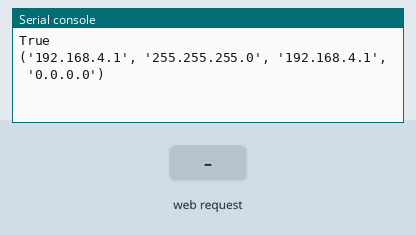
A program run on a simulated ESP32 board running MicroPython. On the bench: the last lines printed to the serial console. Inputs (shaded band) come from the test bench. The board's own WiFi access point starts at once; the interpreter's speed is modelled, so counts of loop turns are approximate; outgoing connections fail. At 7.8 s the program stops and its outputs stay as they are.

Above: at 1.2 s.
1.3 s: HTTP request GET /?firstname received
At 1.7 s:
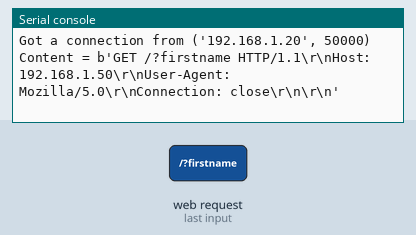
At 2.5 s:
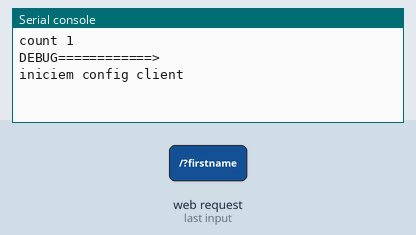

Measured:
- after the input at 1.3 s, the serial console: prints a new line at once (image 1)

The program:

ncap_pepe.py
```python
#Universitat de Barcelona. Domotica
#2019
#Authors:
#         Alvaro Baucells Costa
#         Arnau Vicente Puiggros - GitHub: @arnaudeveloper

import network
import machine
import socket
import utime
import struct

s=None
data=''
essid='NCAP'
password='esp32ibz'

def init():
  global TIM1_NAME
  global Channel1_TIM1_NAME
  global Units_Channel1_TIM1_NAME
  global Value_Channel1_TIM1_NAME
  global Channel2_TIM1_NAME
  global Units_Channel2_TIM1_NAME
  global Value_Channel2_TIM1_NAME
  global TIM2_NAME
  global Channel1_TIM2_NAME
  global Units_Channel1_TIM2_NAME
  global Value_Channel1_TIM2_NAME
  global Channel2_TIM2_NAME
  global Units_Channel2_TIM2_NAME
  global Value_Channel2_TIM2_NAME

  TIM1_NAME="TIM1_NAME"
  Channel1_TIM1_NAME="NAME1"
  Units_Channel1_TIM1_NAME="NAME1"
  Value_Channel1_TIM1_NAME="NAME1"
  Channel2_TIM1_NAME="NAME1"
  Units_Channel2_TIM1_NAME="NAME1"
  Value_Channel2_TIM1_NAME="NAME1"
  TIM2_NAME="NAME1"
  Channel1_TIM2_NAME="NAME1"
  Units_Channel1_TIM2_NAME="NAME1"
  Value_Channel1_TIM2_NAME="NAME1"
  Channel2_TIM2_NAME="NAME1"
  Units_Channel2_TIM2_NAME="NAME1"

  Value_Channel2_TIM2_NAME="NAME1"

def web_page():
  html = """
  <html>
    <head> <title>ESP Web Server</title> <meta name="viewport" content="width=device-width, initial-scale=1">
    <link rel="icon" href="data:,">
      <style>html{font-family: Helvetica; display:inline-block; margin: 0px auto; text-align: center;}
    				h1{color: #0F3376; padding: 2vh;}p{font-size: 1.5rem;}
        			.button{display: inline-block; background-color: #e7bd3b; border: none;border-radius: 4px; color:white; padding: 16px 40px; text-decoration: none; font-size: 30px; margin: 2px; cursor: 									pointer;}
    				.button2{background-color: #0000FF;}
       				.button3{background-color: #FF0000;}
      </style>
    </head>
    <body> <h1>ESP Web Server</h1>
	<h2 style="text-align: center;">Tim 1: """+TIM1_NAME+""" <a href="/?led=TIM1"><button class="button">READ</button></a></h2>
	<ul>
	<li style="text-align: center;">Channel 1: """+Channel1_TIM1_NAME +"""
	<ul>
	<li style="text-align: center;">Units: """+Units_Channel1_TIM1_NAME+"""</li>
	<li style="text-align: center;">Value: """+Value_Channel1_TIM1_NAME+"""</li>
	</ul>
	</li>
	</ul>
	<ul>
	<li style="text-align: center;">Channel 2: """+Channel2_TIM1_NAME+"""
	<ul>
	<li style="text-align: center;">Units: """+Units_Channel2_TIM1_NAME+"""</li>
	<li style="text-align: center;">Value: """+Value_Channel2_TIM1_NAME+"""</li>
	</ul>
	</li>
	</ul>
	<h2 style="text-align: center;">Tim 2: """+TIM2_NAME+""" <a href="/?led=TIM2"><button class="button button3">READ</button></a></h2>
	<ul>
	<li style="text-align: center;">Channel 1: """+Channel1_TIM2_NAME+"""
	<ul>
	<li style="text-align: center;">Units: """+Units_Channel1_TIM2_NAME+"""</li>
	<li style="text-align: center;">Value: """+Value_Channel1_TIM2_NAME+"""</li>
	</ul>
	</li>
	</ul>
	<ul>
	<li style="text-align: center;">Channel 2: """+Channel2_TIM2_NAME+"""
	<ul>
	<li style="text-align: center;">Units: """+Units_Channel2_TIM2_NAME+"""</li>
	<li style="text-align: center;">Value: """+Value_Channel2_TIM2_NAME+"""</li>
	</ul>
	</li>
	</ul>

      <h1>Send Function</h1>
      <form action='wifi.py' method='get'>
        <label for="myname">Command input</label>
        <input id="myname" type="text" name="firstname" value="write your command" />
        <input type="submit">
      </form>
    </body>
  </html>
  """
  return html

def Configuracio_acces_point(essid,password):
  global ap
  ap = network.WLAN(network.AP_IF)                                        #Configurem l'ESP32 com Acces Point
  ap.active(True)                                                         #Activem l'Acces Point
  ap.config(essid=essid, authmode=network.AUTH_WPA_WPA2_PSK, password=password)          #Configurem l'Acces Point. SSID+ PASSWD

  print(ap.active())                                                      #Printar l'estat
  print(ap.ifconfig())                                                    #Printar la configuracio

def Envia_comanda_al_TIM(ip_TIM,msg):
  p2=2005                                                     #Port per on l'NCAP fa les seves comandes
  #msg='hola servidor'                                       #Comanda


  print('iniciem config client')

  #addr_info = socket.getaddrinfo("towel.blinkenlights.nl", 23)          #MAGIC!
  #print(addr_info)                                                      #MAGIC!


  #s=socket.socket(socket.AF_INET, socket.SOCK_STREAM)         #Creem un socket
  #s.close()                                                   #Tanquem el socket

  utime.sleep_ms(5000)                                        #Delay

  s=socket.socket(socket.AF_INET, socket.SOCK_STREAM)       #Creem el socket

  s.connect((ip_TIM, p2))                                   #Ens connectem al socket

  print('antes', msg)

  s.send(msg)                                               #Enviem la comanda
  print ('despues')
  data=s.recv(1024)                                         #Capturem la resposta
  #print(data)                                               #Printem la resposta
  if decode==1:
    data=struct.unpack('f', data)
    print('data float',data)
  elif decode==0:
    #data=struct.unpack('ffffffffffff', data)
    print('data TEDS',data)
  else:
    print(data)
  s.close()                                                 #Tanquem la connexio
  utime.sleep_ms(2000)                                      #Delay

  return data


#---Code----
#-----------------

init()    #inici varaibles

Configuracio_acces_point(essid,password)                  #Configurem l'NCAP com Acces Point


ip=ap.ifconfig()[0]                                         #Obtenim la IP propia
port=2000                                                   #Port que utilitzarem per rebre les dades dels TIMs

#Configuracio_del_socket_server(ip,port)
s = socket.socket(socket.AF_INET, socket.SOCK_STREAM)       #Creem un socket
s.bind((ip,port))                                           #Enllecem la ip amb el  port
s.listen(5)                                                 #Numero maxim de clients, simultanis

count=0                                                     #Variable que ens serveix per contar el num de TIMs connectats

while count<1:            #Aquest while estara actiu fins que tots els TIMs s'han connectat

  conn, addr = s.accept()                                   #Crea una connexio quan el client envia un request
  print('Got a connection from %s' % str(addr))

  request = conn.recv(1024)                                 #Capturem el missatge del client
  request = str(request)                                    #Ho convertim a string
  print('Content = %s' % request)                           #Printem el missatge

  utime.sleep_ms(500)                                       #Delay

  ip_TIM=request.split("'")[1]                              #Separem la IP del TIM
  print('ip del tim:', ip_TIM)

  response = ip_TIM + '+ ok'                                #Creem la reposta
  conn.sendall(response)                                    #Enviem la resposta

  conn.close()                                              #Tanquem la connexio

  count=count+1                                             #Contador de ESP connectats
  print('count',count)                                      #Printem el num. de TIMs connectats

  if count==1:                                              #Si hem arribat al limit de connexions tanquem el socket
    print("DEBUG============>")
    s.close()


#A partir d'aquest punt l'NCAP tanca el socket 2000, i  actua com a client


'''s = socket.socket(socket.AF_INET, socket.SOCK_STREAM)
s.bind((ip, 80))
s.listen(5)'''

try:
  j=0
  inf=0
  decode=10
  while True:


    '''conn, addr = s.accept()
    print('Got a connection from %s' % str(addr))

    request = conn.recv(1024)
    request = str(request)
    print('Content = %s' % request)  #Printa tot el que ha capturat

    if 'firstname' in request:
      name = request.split('=')[1]
    else:
      name = 'No name'

    #Afegint box funciona??

    #second_value_html = request.find('/?firstname')
    #second_value_html = request.find('/?value')


    #name = value_html.split('=')[1]
    print('Aqui va el que he capturat----->>>')
    #print(second_value_html)
    msg=name.split()[0]
    print(name.split()[0])


    response = web_page()
    conn.send('HTTP/1.1 200 OK\n')
    conn.send('Content-Type: text/html\n')
    conn.send('Connection: close\n\n')
    conn.sendall(response)
    conn.close()'''
    #debug
    if j==0:

      msg=160
      decode=0


    if j==1:
      msg=255
      #msg=3
      inf=2
      decode=1

    if j==2:
      msg=0
      inf=255
      decode=1

    if j==3:
      msg=128
      decode=1

    if j==4:
      #msg=255
      msg=3
      decode=1
      j=-1

    #env=struct.pack('h', msg)
    env=struct.pack('hh', msg, inf)


    Envia_comanda_al_TIM(ip_TIM,env)
    j=j+1


except:
  if (s):
    s.close()                       #si esta obert el socket, el tanca per evitar problemes a l'hora de tornar-lo a obrir en un futur
  ap.disconnect()               #si s'ha parat el programa, es desconecta de la xarxa
  ap.active(False)
```
